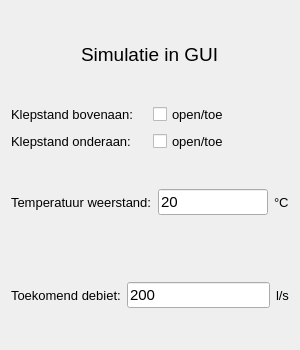
                     <widget class="QWidget" name="GUiSim">
                      <property name="minimumSize">
                       <size>
                        <width>300</width>
                        <height>350</height>
                       </size>
                      </property>
                      <property name="maximumSize">
                       <size>
                        <width>300</width>
                        <height>350</height>
                       </size>
                      </property>
                      <layout class="QGridLayout" name="gridLayout_6">
                       <item row="0" column="0">
                        <layout class="QVBoxLayout" name="verticalLayout_7">
                         <item>
                          <layout class="QHBoxLayout" name="horizontalLayout_14">
                           <item>
                            <spacer name="horizontalSpacer_6">
                             <property name="orientation">
                              <enum>Qt::Horizontal</enum>
                             </property>
                             <property name="sizeHint" stdset="0">
                              <size>
                               <width>48</width>
                               <height>17</height>
                              </size>
                             </property>
                            </spacer>
                           </item>
                           <item>
                            <widget class="QLabel" name="label_15">
                             <property name="font">
                              <font>
                               <pointsize>14</pointsize>
                              </font>
                             </property>
                             <property name="text">
                              <string>Simulatie in GUI</string>
                             </property>
                            </widget>
                           </item>
                           <item>
                            <spacer name="horizontalSpacer_5">
                             <property name="orientation">
                              <enum>Qt::Horizontal</enum>
                             </property>
                             <property name="sizeHint" stdset="0">
                              <size>
                               <width>48</width>
                               <height>17</height>
                              </size>
                             </property>
                            </spacer>
                           </item>
                          </layout>
                         </item>
                         <item>
                          <layout class="QHBoxLayout" name="horizontalLayout_13">
                           <item>
                            <widget class="QLabel" name="label_19">
                             <property name="font">
                              <font>
                               <pointsize>10</pointsize>
                              </font>
                             </property>
                             <property name="text">
                              <string>Klepstand bovenaan:</string>
                             </property>
                            </widget>
                           </item>
                           <item>
                            <widget class="QCheckBox" name="klepstandBovenCheckBox">
                             <property name="font">
                              <font>
                               <pointsize>10</pointsize>
                              </font>
                             </property>
                             <property name="text">
                              <string>open/toe</string>
                             </property>
                            </widget>
                           </item>
                          </layout>
                         </item>
                         <item>
                          <layout class="QHBoxLayout" name="horizontalLayout_12">
                           <item>
                            <widget class="QLabel" name="label_24">
                             <property name="font">
                              <font>
                               <pointsize>10</pointsize>
                              </font>
                             </property>
                             <property name="text">
                              <string>Klepstand onderaan:</string>
                             </property>
                            </widget>
                           </item>
                           <item>
                            <widget class="QCheckBox" name="klepstandBenedenCheckBox">
                             <property name="font">
                              <font>
                               <pointsize>10</pointsize>
                              </font>
                             </property>
                             <property name="text">
                              <string>open/toe</string>
                             </property>
                            </widget>
                           </item>
                          </layout>
                         </item>
                         <item>
                          <layout class="QHBoxLayout" name="horizontalLayout_11">
                           <item>
                            <widget class="QLabel" name="label_20">
                             <property name="font">
                              <font>
                               <pointsize>10</pointsize>
                              </font>
                             </property>
                             <property name="text">
                              <string>Temperatuur weerstand:</string>
                             </property>
                            </widget>
                           </item>
                           <item>
                            <widget class="QLineEdit" name="tempWeerstandEntry1">
                             <property name="font">
                              <font>
                               <pointsize>11</pointsize>
                              </font>
                             </property>
                             <property name="text">
                              <string>20</string>
                             </property>
                            </widget>
                           </item>
                           <item>
                            <widget class="QLabel" name="label_21">
                             <property name="font">
                              <font>
                               <pointsize>10</pointsize>
                              </font>
                             </property>
                             <property name="text">
                              <string>°C</string>
                             </property>
                            </widget>
                           </item>
                          </layout>
                         </item>
                         <item>
                          <layout class="QHBoxLayout" name="horizontalLayout_10">
                           <item>
                            <widget class="QLabel" name="label_22">
                             <property name="font">
                              <font>
                               <pointsize>10</pointsize>
                              </font>
                             </property>
                             <property name="text">
                              <string>Toekomend debiet:</string>
                             </property>
                            </widget>
                           </item>
                           <item>
                            <widget class="QLineEdit" name="toekomendDebietEntry1">
                             <property name="font">
                              <font>
                               <pointsize>11</pointsize>
                              </font>
                             </property>
                             <property name="text">
                              <string>200</string>
                             </property>
                            </widget>
                           </item>
                           <item>
                            <widget class="QLabel" name="label_25">
                             <property name="font">
                              <font>
                               <pointsize>10</pointsize>
                              </font>
                             </property>
                             <property name="text">
                              <string>l/s</string>
                             </property>
                            </widget>
                           </item>
                          </layout>
                         </item>
                        </layout>
                       </item>
                      </layout>
                     </widget>
